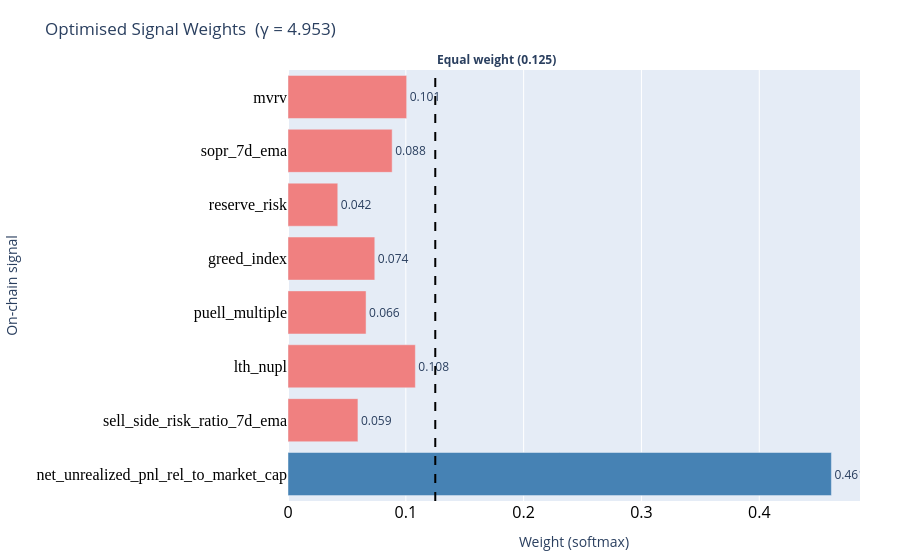

The notebook cell saved with this chart:
### Code cell
doc_path = src_config.FIGURES_DIR
blog_path = src_config.ROOT / "blog" / "figures"
opt_file_name = "fig_learned_signal_weights.png"

fig_json = fig_w.to_plotly_json()

def clean_timestamps(obj):
    if isinstance(obj, pd.Timestamp):
        return obj.strftime("%Y-%m-%d")
    if isinstance(obj, dict):
        return {k: clean_timestamps(v) for k, v in obj.items()}
    if isinstance(obj, list):
        return [clean_timestamps(v) for v in obj]
    return obj

fig_json = clean_timestamps(fig_json)

import plotly.graph_objects as go
clean_fig = go.Figure(fig_json)

clean_fig.write_image(
    doc_path / opt_file_name,
    format="png",
    scale=3
)

clean_fig.write_image(
    blog_path / opt_file_name,
    format="png",
    scale=3
)

clean_fig.show()

### Figure 1 — Plotly figure (JSON) as saved in the notebook; plotly's stock layout.template omitted (floating-point values rounded to 4 significant figures)
{"data": [{"marker": {"color": ["lightcoral", "lightcoral", "lightcoral", "lightcoral", "lightcoral", "lightcoral", "lightcoral", "steelblue"]}, "name": "Optimised weight", "orientation": "h", "text": ["0.101", "0.088", "0.042", "0.074", "0.066", "0.108", "0.059", "0.461"], "textposition": "outside", "type": "bar", "x": [0.1007, 0.08841, 0.04225, 0.07367, 0.06626, 0.1081, 0.05936, 0.4612], "y": ["mvrv", "sopr_7d_ema", "reserve_risk", "greed_index", "puell_multiple", "lth_nupl", "sell_side_risk_ratio_7d_ema", "net_unrealized_pnl_rel_to_market_cap"]}], "layout": {"annotations": [{"showarrow": false, "text": "<b>Equal weight (0.125)</b>", "x": 0.125, "xanchor": "left", "xref": "x", "y": 1, "yanchor": "bottom", "yref": "paper"}], "margin": {"b": 40, "l": 220, "r": 40, "t": 70}, "shapes": [{"line": {"color": "black", "dash": "dash"}, "type": "line", "x0": 0.125, "x1": 0.125, "xref": "x", "y0": 0, "y1": 1, "yref": "y domain"}], "showlegend": false, "title": {"text": "Optimised Signal Weights  (γ = 4.953)"}, "xaxis": {"tickfont": {"color": "black", "size": 16}, "title": {"text": "Weight (softmax)"}}, "yaxis": {"autorange": "reversed", "tickfont": {"color": "black", "family": "Arial Black", "size": 16}, "title": {"text": "On-chain signal"}}}}
